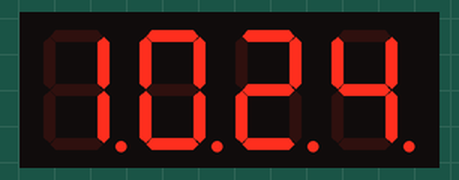
Bench run of a program on a simulated Raspberry Pi (BCM pin numbers). Parts: 4-digit seven-segment display. The clock reads 2024-03-15 10:24:30 at power-on unless the program sets it; the segment pins are drawn as the display they are named for.

Above: at 0.1 s.
At 30.1 s:
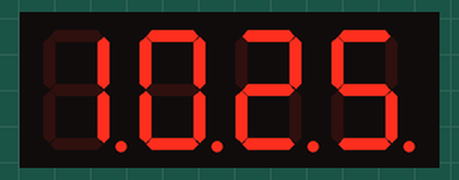

The program:

007_4_DIGIT_SEGMENT.py
```python
import RPi.GPIO as GPIO
import time
import datetime

GPIO.setmode(GPIO.BCM)

LEDs = [19, 0, 17, 3, 2, 13, 27, 4]
digits = [26, 6, 5, 22]

for led in LEDs:
    GPIO.setup(led, GPIO.OUT)
    GPIO.output(led, 0)

for digit in digits:
    GPIO.setup(digit, GPIO.OUT)
    GPIO.output(led, 1)

numbers = [
    [1, 1, 1, 1, 1, 1, 0],  # 0
    [0, 1, 1, 0, 0, 0, 0],  # 1
    [1, 1, 0, 1, 1, 0, 1],  # 2
    [1, 1, 1, 1, 0, 0, 1],  # 3
    [0, 1, 1, 0, 0, 1, 1],  # 4
    [1, 0, 1, 1, 0, 1, 1],  # 5
    [1, 0, 1, 1, 1, 1, 1],  # 6
    [1, 1, 1, 0, 0, 0, 0],  # 7
    [1, 1, 1, 1, 1, 1, 1],  # 8
    [1, 1, 1, 1, 0, 1, 1]  # 9
]

try:
    while True:
        now = datetime.datetime.now()
        hr = now.hour
        hr_0 = int(str(hr)[0])
        hr_1 = int(str(hr)[1])
        min = now.minute
        min_0 = int(str(min)[0] if min >= 10 else 0)
        if min >= 10 and min != 0:
            min_1 = int(str(min)[1])
        elif min >= 10:
            min_1 = 0
        elif min != 0:
            min_1 = int(str(min)[0])
        # for digit in range(4):
        #     GPIO.output(digits[digit], 0)
        #     for led in range(7):
        #         GPIO.output(LEDs[led], numbers[digit][led])
        #     time.sleep(0.0035)
        #     GPIO.output(digits[digit], 1)
        for digit in range(4):
            GPIO.output(digits[digit], 0)
            for led in range(7):
                if digit == 0:
                    GPIO.output(LEDs[led], numbers[hr_0][led])
                elif digit == 1:
                    GPIO.output(LEDs[led], numbers[hr_1][led])
                elif digit == 2:
                    GPIO.output(LEDs[led], numbers[min_0][led])
                else:
                    GPIO.output(LEDs[led], numbers[min_1][led])
            time.sleep(0.0035)
            GPIO.output(digits[digit], 1)

except KeyboardInterrupt:
    GPIO.cleanup()
```

Measured:
- what the display in image 0 shows lasts 30.0 s, from 0.1 s to 30.1 s
